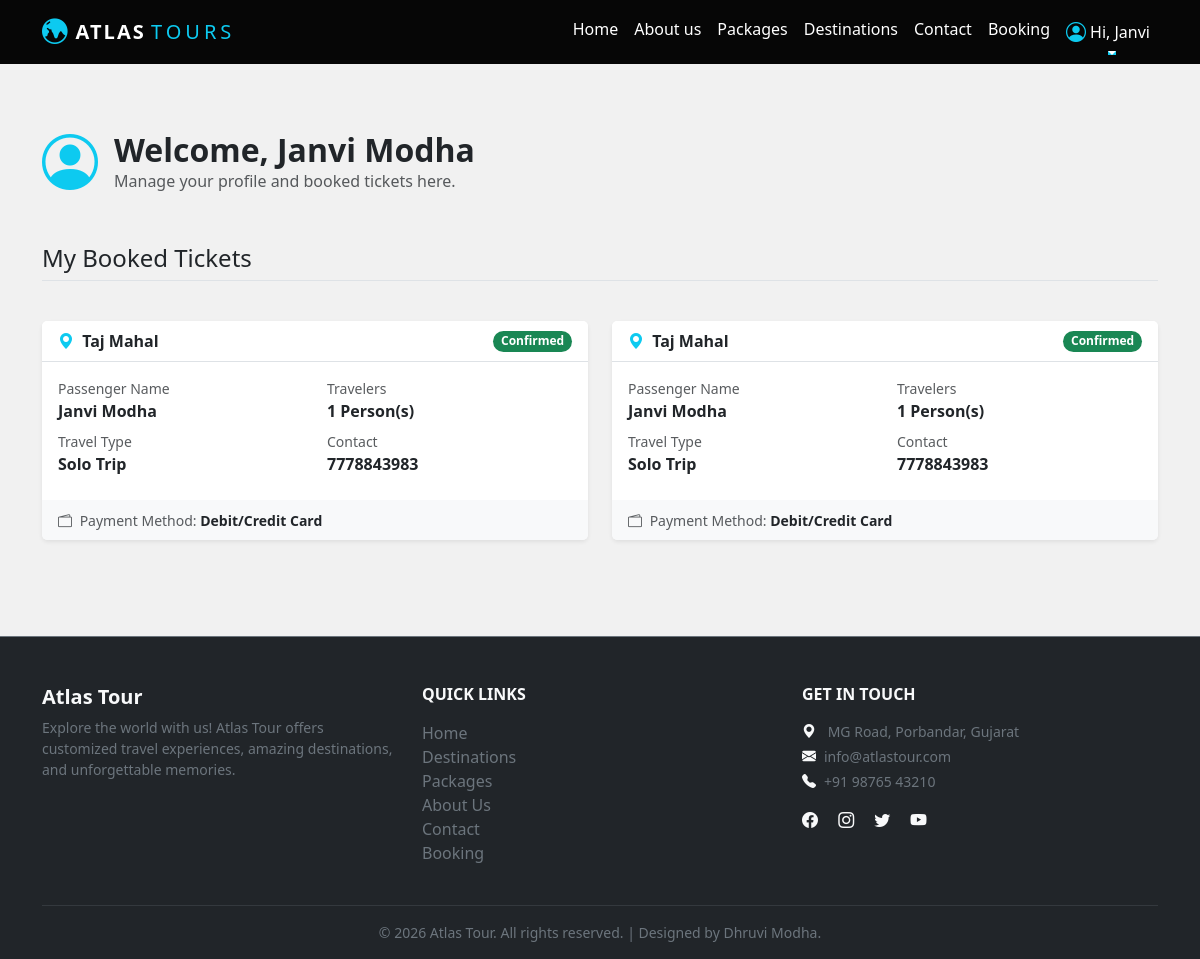
Page /modules/bookings/my_bookings.php (signed in) on the committed database.
### tables this page shows
CREATE TABLE `bookings` (
  `id` int(11) NOT NULL,
  `user_id` int(11) DEFAULT NULL,
  `full_name` varchar(150) NOT NULL,
  `email` varchar(150) NOT NULL,
  `phone` varchar(20) DEFAULT NULL,
  `age` int(3) DEFAULT NULL,
  `destination` varchar(200) NOT NULL,
  `travelers` int(5) DEFAULT 1,
  `travel_type` varchar(100) DEFAULT NULL,
  `special_requests` text DEFAULT NULL,
  `payment_method` varchar(100) DEFAULT NULL,
  `booked_at` timestamp NOT NULL DEFAULT current_timestamp()
);

### modules/bookings/my_bookings.php (the view, shortened to what this page needs)
<?php
include "../../config/database.php";
$user_id = $_SESSION['user_id'];
$sql = "SELECT * FROM bookings WHERE user_id='$user_id' ORDER BY id DESC";
$result = mysqli_query($conn, $sql);
?>
<!DOCTYPE html>
<html lang="en">
<head>
  <link href="https://cdn.jsdelivr.net/npm/bootstrap@5.3.2/dist/css/bootstrap.min.css" rel="stylesheet">
  <link rel="stylesheet" href="https://cdn.jsdelivr.net/npm/bootstrap-icons@1.11.1/font/bootstrap-icons.css">
</head>
<body class="text-dark">
<?php include "../../includes/header.php"; ?>
<div class="container py-5 mt-3" style="min-height: 60vh;">
    <div class="d-flex align-items-center mb-5">
        <i class="bi bi-person-circle display-4 text-info me-3"></i>
        <div>
            <h2 class="fw-bold mb-0">Welcome, <?php echo htmlspecialchars($_SESSION['user_name']); ?></h2>
            <p class="text-muted mb-0">Manage your profile and booked tickets here.</p>
        </div>
    </div>
    <h4 class="mb-3 border-bottom pb-2">My Booked Tickets</h4>
    <div class="row g-4 mt-2">
        <?php if(mysqli_num_rows($result) > 0): ?>
            <?php while($row = mysqli_fetch_assoc($result)): ?>
            <div class="col-md-6">
                <div class="card shadow-sm border-0 h-100 booking-card bg-white">
                    <div class="card-header bg-white fw-bold border-bottom">
                        <div class="d-flex justify-content-between align-items-center">
                            <span><i class="bi bi-geo-alt-fill text-info me-1"></i> <?php echo htmlspecialchars($row['destination']); ?></span>
                            <span class="badge bg-success rounded-pill">Confirmed</span>
                        </div>
                    </div>
                    <div class="card-body">
                        <div class="row">
                            <div class="col-sm-6 mb-2">
                                <span class="text-muted small d-block">Passenger Name</span>
                                <strong><?php echo htmlspecialchars($row['full_name']); ?></strong>
                            </div>
                            <div class="col-sm-6 mb-2">
                                <span class="text-muted small d-block">Travelers</span>
                                <strong><?php echo htmlspecialchars($row['travelers']); ?> Person(s)</strong>
                            </div>
                            <div class="col-sm-6 mb-2">
                                <span class="text-muted small d-block">Travel Type</span>
                                <strong><?php echo htmlspecialchars($row['travel_type']); ?></strong>
                            </div>
                            <div class="col-sm-6 mb-2">
                                <span class="text-muted small d-block">Contact</span>
                                <strong><?php echo htmlspecialchars($row['phone']); ?></strong>
                            </div>
                        </div>
                    </div>
                    <div class="card-footer bg-light border-0">
                        <small class="text-muted"><i class="bi bi-wallet2 me-1"></i> Payment Method: <strong class="text-dark"><?php echo htmlspecialchars($row['payment_method'] ?? 'Cash on Arrival'); ?></strong></small>
                    </div>
                </div>
            </div>
            <?php endwhile; ?>
        <?php endif; ?>
    </div>
</div>
<?php include "../../includes/footer.php"; ?>
</body>
</html>

### modules/bookings/my_bookings.php (style rules this page uses)
body { background-color: #f1f1f1; }
.booking-card { border-left: 5px solid #0dcaf0; transition: transform 0.2s; }

### rows in the picture
bookings: destination "Taj Mahal", full_name "Janvi Modha", travelers "1", travel_type "Solo Trip", phone "7778843983", payment_method "Debit/Credit Card"
bookings: destination "Taj Mahal", full_name "Janvi Modha", travelers "1", travel_type "Solo Trip", phone "7778843983", payment_method "Debit/Credit Card"

### other values in the picture
$firstName "Janvi"
$_SESSION['user_name'] "Janvi Modha"
